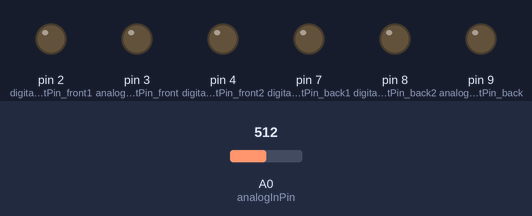
The sketch below on a simulated Arduino Uno, built with avr-gcc and run on an emulated ATmega328P. Parts: output pins drawn as LEDs (lit = HIGH). Inputs (shaded band) come from the test bench; at power-on: A0 (analogInPin) = 512. What the sketch prints to the serial monitor is not drawn.

Above: at 1.2 s.
1.3 s: A0 (analogInPin) set to 716
At 1.6 s:
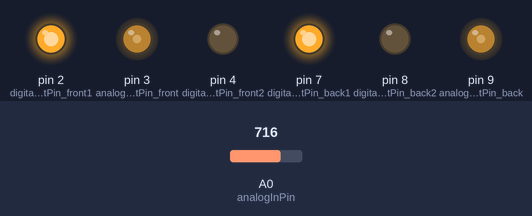
2.8 s: A0 (analogInPin) set to 900
At 3.9 s:
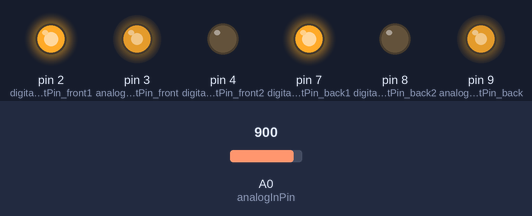
4.3 s: A0 (analogInPin) set to 511
At 5.1 s:
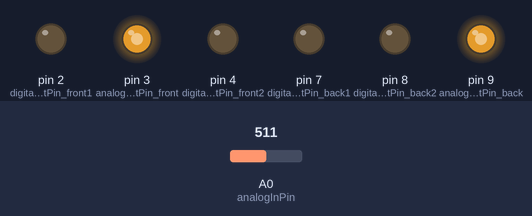
5.8 s: A0 (analogInPin) set to 495
At 6.2 s:
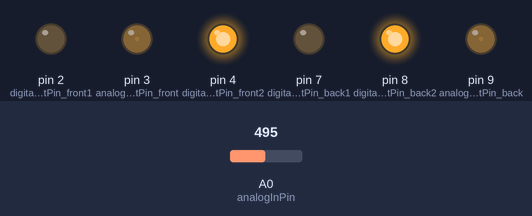
7.3 s: A0 (analogInPin) set to 306
At 8.5 s:
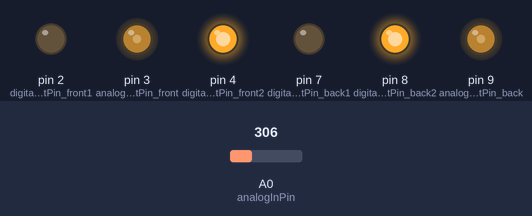
8.8 s: A0 (analogInPin) set to 246
At 9.8 s:
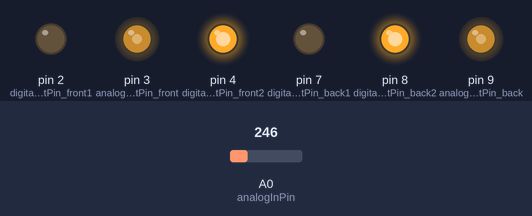
Timing chart, 0 to 11.3 s (numbered marks = the images above; inputs shaded):
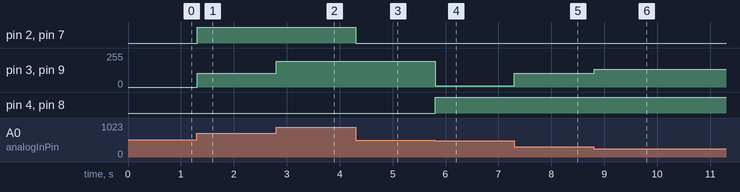

The sketch:

arduino_optical_TA7291P.ino
```cpp
const int analogInPin = A0;
int sensorValue = 0;        // value read from the pot
const int digitalOutPin_front1 = 2;
const int digitalOutPin_front2 = 4;
const int analogOutPin_front = 3;
const int digitalOutPin_back1 = 7;
const int digitalOutPin_back2 = 8;
const int analogOutPin_back = 9;

void setup(){
  pinMode(digitalOutPin_front1,OUTPUT); //信号用ピン
  pinMode(digitalOutPin_front2,OUTPUT); //信号用ピン
  pinMode(digitalOutPin_back1,OUTPUT); //信号用ピン
  pinMode(digitalOutPin_back2,OUTPUT); //信号用ピン
  pinMode(11,INPUT); //スイッチ
  Serial.begin(115200);
}

void loop(){
  int val_front = 255,val_back = 255;
  sensorValue = analogRead(analogInPin);
  Serial.print("sensor = ");
  Serial.print(sensorValue);
  val_front = val_back = sensorValue/2;
//  if(sensorValue > 800){
//    val=5*51+256; // ゆっくりめで回転
//  }else{
//    val=255; //止める
//  }

  Serial.print("\t val_front = ");
  Serial.println(val_front);
  //前輪
  //静止／正転／逆転の状態に分けてプログラムする
  if(val_front>=255 && val_front<=256){ //静止:255~256
    //LOW,LOWでデジタル出力
    digitalWrite(digitalOutPin_front1,LOW);
    digitalWrite(digitalOutPin_front2,LOW);
  }else if(val_front>256){        //正転:257~511
    //HIGH,LOWでデジタル出力
    digitalWrite(digitalOutPin_front1,HIGH);
    digitalWrite(digitalOutPin_front2,LOW);
    //val_frontが大きいほど出力値も大きくなる
    analogWrite(analogOutPin_front,val_front-256); //出力値:1~255
  }else{                    //逆転:0~254
    //LOW,HIGHでデジタル出力
    digitalWrite(digitalOutPin_front1,LOW);
    digitalWrite(digitalOutPin_front2,HIGH);
    //val_frontが小さいほど出力値は大きくなる
    analogWrite(analogOutPin_front,255-val_front); //出力値:1~255
  }

  Serial.print("\t val_back = ");
  Serial.println(val_back);
  //後輪
  //静止／正転／逆転の状態に分けてプログラムする
  if(val_back>=255 && val_back<=256){ //静止:255~256
    //LOW,LOWでデジタル出力
    digitalWrite(digitalOutPin_back1,LOW);
    digitalWrite(digitalOutPin_back2,LOW);
  }else if(val_back>256){        //正転:257~511
    //HIGH,LOWでデジタル出力
    digitalWrite(digitalOutPin_back1,HIGH);
    digitalWrite(digitalOutPin_back2,LOW);
    //val_backが大きいほど出力値も大きくなる
    analogWrite(analogOutPin_back,val_back-256); //出力値:1~255
  }else{                    //逆転:0~254
    //LOW,HIGHでデジタル出力
    digitalWrite(digitalOutPin_back1,LOW);
    digitalWrite(digitalOutPin_back2,HIGH);
    //val_backが小さいほど出力値は大きくなる
    analogWrite(analogOutPin_back,255-val_back); //出力値:1~255
  }
}
```

Measured:
- the behaviour switches between 510 and 509 on A0 (analogInPin) (found by bisection; images 3 and 4)
- after the input at 1.3 s, pin 2 (digitalOutPin_front1), pin 7 (digitalOutPin_back1): LOW → HIGH at once; pin 3 (analogOutPin_front), pin 9 (analogOutPin_back): 0/255 → 102/255 at once
- after the input at 2.8 s, pin 3 (analogOutPin_front), pin 9 (analogOutPin_back): 102/255 → 194/255 at once
- after the input at 4.3 s, pin 2 (digitalOutPin_front1), pin 7 (digitalOutPin_back1): HIGH → LOW at once
- after the input at 5.8 s, pin 3 (analogOutPin_front), pin 9 (analogOutPin_back): 194/255 → 8/255 at once; pin 4 (digitalOutPin_front2), pin 8 (digitalOutPin_back2): LOW → HIGH at once
- after the input at 7.3 s, pin 3 (analogOutPin_front), pin 9 (analogOutPin_back): 8/255 → 102/255 at once
- after the input at 8.8 s, pin 3 (analogOutPin_front), pin 9 (analogOutPin_back): 102/255 → 132/255 at once
